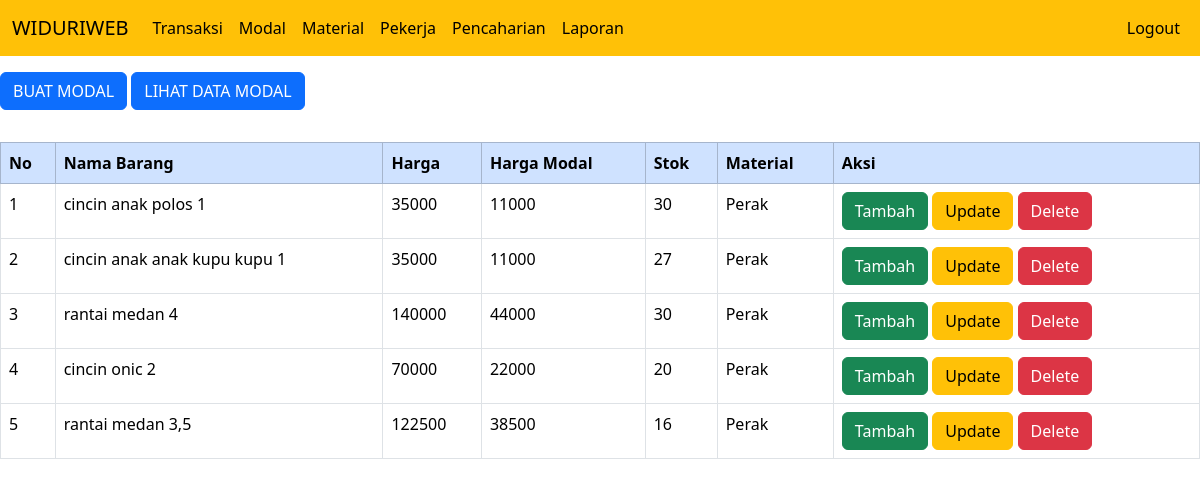
Screenshot of /modal.php with the database file from the repository.
### tables this page shows
CREATE TABLE `barang` (
  `id_barang` int NOT NULL,
  `nama_barang` varchar(255) NOT NULL,
  `harga` int NOT NULL,
  `stok` int NOT NULL,
  `id_material` int NOT NULL,
  `harga_modal` int DEFAULT NULL
);

CREATE TABLE `material` (
  `id_material` int NOT NULL,
  `material_name` varchar(50) NOT NULL,
  `description` text
);

### modal.php (the view, shortened to what this page needs)
<!DOCTYPE html>
<html lang="en">
<head>
  <link href="https://cdn.jsdelivr.net/npm/bootstrap@5.3.2/dist/css/bootstrap.min.css" rel="stylesheet"
>
</head>
<body>
  <div>
    <nav class="navbar navbar-expand-lg bg-warning">
  <div class="container-fluid">
    <a class="navbar-brand" href="home.php">WIDURIWEB</a>
    <div class="collapse navbar-collapse" id="navbarNav">
      <ul class="navbar-nav me-auto">
        <li class="nav-item">
          <a class="nav-link active" href="transaksi.php">Transaksi</a>
        </li>
        <li class="nav-item">
          <a class="nav-link active" href="modal.php">Modal</a>
        </li>
        <li class="nav-item">
          <a class="nav-link active" href="material.php">Material</a>
        </li>
        <li class="nav-item">
          <a class="nav-link active" href="pekerja.php">Pekerja</a>
        </li>
        <li class="nav-item">
          <a class="nav-link active" href="pencaharian.php">Pencaharian</a>
        </li>
        <li class="nav-item">
          <a class="nav-link active" href="laporan.php">Laporan</a>
        </li>
      </ul>
      <ul class="navbar-nav">
        <li class="nav-item">
          <a class="nav-link active" href="index.php">Logout</a>
        </li>
      </ul>
    </div>
  </div>
</nav>
    <a href="create_modal.php" class="btn btn-primary my-3" role="button">BUAT MODAL</a>
    <a href="data_modal.php" class="btn btn-primary my-3" role="button">LIHAT DATA MODAL</a>
    <thead>
      <table class="my-3 table table-bordered">
        <tr class="table-primary">
          <th>No</th>
          <th>Nama Barang</th>
          <th>Harga</th>
          <th>Harga Modal</th>
          <th>Stok</th>
          <th>Material</th>
          <th colspan="2">Aksi</th>
        </tr>
    </thead>
    <?php
    include "koneksi.php";
    $sql = "
        SELECT b.id_barang, b.nama_barang, b.harga, b.harga_modal, b.stok, m.material_name
        FROM barang b
        LEFT JOIN material m ON b.id_material = m.id_material
        ORDER BY b.id_barang DESC";
    $hasil = mysqli_query($kon, $sql);
    $no = 0;
    while ($data = mysqli_fetch_array($hasil)) {
      $no++;
      ?>
      <tbody>
        <tr>
          <td><?php echo $no; ?></td>
          <td><?php echo $data["nama_barang"]; ?></td>
          <td><?php echo $data["harga"]; ?></td>
          <td><?php echo $data["harga_modal"]; ?></td>
          <td><?php echo $data["stok"]; ?></td>
          <td><?php echo $data["material_name"] ? $data["material_name"] : "Tidak Diketahui"; ?></td>
          <td>
            <a href="tambah_modal.php?id_barang=<?php echo htmlspecialchars($data['id_barang']); ?>"
              class="btn btn-success" role="button">Tambah</a>
            <a href="update_modal.php?id_barang=<?php echo htmlspecialchars($data['id_barang']); ?>"
              class="btn btn-warning" role="button">Update</a>
            <a href="<?php echo htmlspecialchars($_SERVER["PHP_SELF"]); ?>?id_barang=<?php echo $data['id_barang']; ?>"
              class="btn btn-danger" role="button">Delete</a>
          </td>
        </tr>
      </tbody>
      <?php
    }
    ?>
  </div>
</body>
</html>

### rows the page displays
barang: nama_barang "cincin anak polos 1", harga "35000", harga_modal "11000", stok "30", id_material.material_name "Perak"
barang: nama_barang "cincin anak anak kupu kupu 1", harga "35000", harga_modal "11000", stok "27", id_material.material_name "Perak"
barang: nama_barang "rantai medan 4", harga "140000", harga_modal "44000", stok "30", id_material.material_name "Perak"
barang: nama_barang "cincin onic 2", harga "70000", harga_modal "22000", stok "20", id_material.material_name "Perak"
barang: nama_barang "rantai medan 3,5", harga "122500", harga_modal "38500", stok "16", id_material.material_name "Perak"
